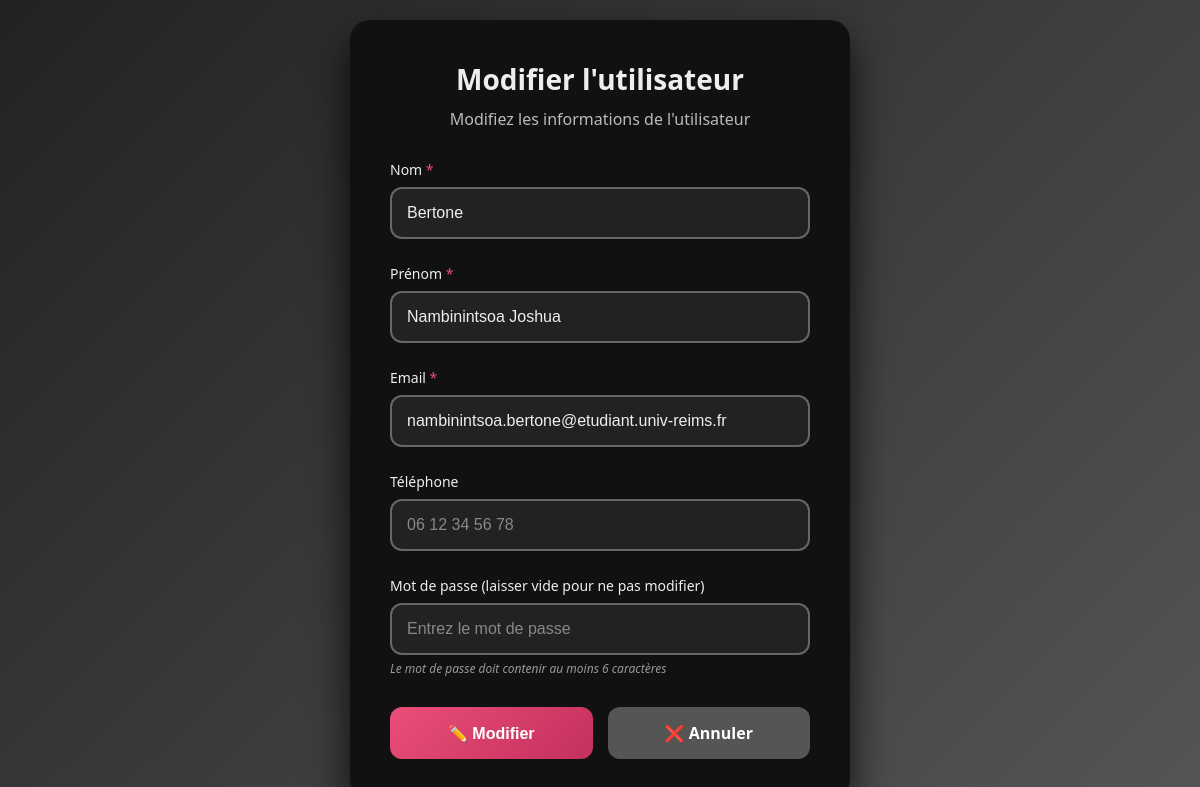
Screenshot of /admin/index.php?action=editUser&id=1 (signed in) with the database file from the repository.
### tables this page shows
CREATE TABLE `utilisateurs` (
  `id` int(11) NOT NULL,
  `nom` varchar(50) NOT NULL,
  `prenom` varchar(50) NOT NULL,
  `email` varchar(100) NOT NULL,
  `mot_de_passe` varchar(255) NOT NULL,
  `telephone` varchar(20) DEFAULT NULL,
  `date_inscription` timestamp NULL DEFAULT current_timestamp(),
  `role` varchar(20) NOT NULL DEFAULT 'user'
);

### admin/model/utilisateurs_model.php (called while the page is built, shortened)
<?php
require_once(__DIR__ . '/../../model/db.php');
function getUserById(int $id): ?array {
    global $pdo;
    $stmt = $pdo->prepare("SELECT * FROM utilisateurs WHERE id = :id LIMIT 1");
    $stmt->execute(['id' => $id]);
    $user = $stmt->fetch(PDO::FETCH_ASSOC);
    return $user ?: null;
}

### admin/view/user_form.php (the view, shortened to what this page needs)
<!DOCTYPE html>
<html lang="fr">
<head>
</head>
<body>
    <div class="container">
        <div class="header">
            <h1><?= isset($user['id']) ? 'Modifier l\'utilisateur' : 'Ajouter un utilisateur' ?></h1>
            <p><?= isset($user['id']) ? 'Modifiez les informations de l\'utilisateur' : 'Remplissez les informations pour créer un nouvel utilisateur' ?></p>
        </div>
        <form method="POST" action="<?= isset($user['id']) ? 'index.php?action=editUser&id=' . $user['id'] : 'index.php?action=addUser' ?>">
            <div class="form-group">
                <label for="nom">Nom <span class="required">*</span></label>
                <input
                    type="text"
                    id="nom"
                    name="nom"
                    value="<?= htmlspecialchars($user['nom'] ?? '') ?>"
                    placeholder="Entrez le nom"
                    required
                >
            </div>
            <div class="form-group">
                <label for="prenom">Prénom <span class="required">*</span></label>
                <input
                    type="text"
                    id="prenom"
                    name="prenom"
                    value="<?= htmlspecialchars($user['prenom'] ?? '') ?>"
                    placeholder="Entrez le prénom"
                    required
                >
            </div>
            <div class="form-group">
                <label for="email">Email <span class="required">*</span></label>
                <input
                    type="email"
                    id="email"
                    name="email"
                    value="<?= htmlspecialchars($user['email'] ?? '') ?>"
                    placeholder="exemple@email.com"
                    required
                >
            </div>
            <div class="form-group">
                <label for="telephone">Téléphone</label>
                <input
                    type="tel"
                    id="telephone"
                    name="telephone"
                    value="<?= htmlspecialchars($user['telephone'] ?? '') ?>"
                    placeholder="06 12 34 56 78"
                >
            </div>
            <div class="form-group">
                <label for="mot_de_passe">
                    Mot de passe
                    <?php if (isset($user['id'])): ?>
                        (laisser vide pour ne pas modifier)
                    <?php else: ?>
                        <span class="required">*</span>
                    <?php endif; ?>
                </label>
                <input
                    type="password"
                    id="mot_de_passe"
                    name="mot_de_passe"
                    placeholder="Entrez le mot de passe"
                    <?= !isset($user['id']) ? 'required' : '' ?>
                >
                <div class="password-note">
                    Le mot de passe doit contenir au moins 6 caractères
                </div>
            </div>
            <div class="btn-group">
                <button type="submit" class="btn btn-primary">
                    <?= isset($user['id']) ? '✏️ Modifier' : '➕ Ajouter' ?>
                </button>
                <a href="index.php?action=index" class="btn btn-secondary">
                    ❌ Annuler
                </a>
            </div>
        </form>
    </div>
</body>
</html>

### admin/view/user_form.php (style rules this page uses)
* { margin: 0; padding: 0; box-sizing: border-box; }
body { font-family: 'Segoe UI', Tahoma, Geneva, Verdana, sans-serif; background: linear-gradient(135deg, #222 0%, #555 100%); min-height: 100vh; display: flex; align-items: center; justify-content: center; padding: 20px; color: #eee; }
.container { background: #111; border-radius: 20px; box-shadow: 0 20px 40px rgba(0, 0, 0, 0.8); padding: 40px; width: 100%; max-width: 500px; backdrop-filter: blur(10px); color: #ddd; }
.header { text-align: center; margin-bottom: 30px; }
.header h1 { color: #eee; font-size: 28px; font-weight: 600; margin-bottom: 10px; }
.header p { color: #bbb; font-size: 16px; }
.form-group { margin-bottom: 25px; }
.form-group label { display: block; margin-bottom: 8px; color: #eee; font-weight: 500; font-size: 14px; }
.form-group input { width: 100%; padding: 15px; border: 2px solid #666; border-radius: 12px; font-size: 16px; transition: all 0.3s ease; background: #222; color: #eee; }
.form-group input::placeholder { color: #888; }
.required { color: #e94e77; }
.password-note { font-size: 12px; color: #999; margin-top: 5px; font-style: italic; }
.btn-group { display: flex; gap: 15px; margin-top: 30px; }
.btn { flex: 1; padding: 15px 25px; border: none; border-radius: 12px; font-size: 16px; font-weight: 600; cursor: pointer; transition: all 0.3s ease; text-decoration: none; text-align: center; display: inline-block; color: #eee; }
.btn-primary { background: linear-gradient(135deg, #e94e77 0%, #c5305d 100%); color: white; }
.btn-secondary { background: #555; color: white; }

### rows the page displays
utilisateurs: nom "Bertone", prenom "Nambinintsoa Joshua", email "nambinintsoa.bertone@etudiant.univ-reims.fr"
